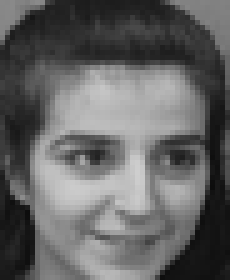
#> input picture p2_data/10_3.png, 46 x 56 px (shown 5 times larger); its folder holds 4 pictures in this run
$ python p2_pca.py
#> lines starting #> are read from the running program, lines starting #| are printed output that depends on the picture
import numpy as np
import os
import sys
import cv2
import matplotlib.pyplot as plt
from numpy.linalg import svd,eig
from sklearn.decomposition import PCA
from sklearn.metrics import mean_squared_error
from sklearn.neighbors import KNeighborsClassifier

img_dir = "../p2_data/"
out_dir = "../p2_out/"
training_set = np.empty((40,6,2576),dtype = np.uint8)
testing_set = np.empty((40,4,2576),dtype = np.uint8)
picture_h = 0
picture_w = 0

def read_img():
    global training_set
    global testing_set
    global picture_h
    global picture_w
    for file in os.listdir(img_dir):
        filepath = os.path.join(img_dir, file)
        person_index = file.split(".")[0].split("_")[0]
        img_index = file.split(".")[0].split("_")[1]
        i = cv2.imread(filepath, cv2.IMREAD_GRAYSCALE)
#> i is the input picture: shape (56, 46); min 13, max 206, mean 99.9
        picture_h = i.shape[0]
#> picture_h = 56
        picture_w = i.shape[1]
#> picture_w = 46
        if int(img_index) <= 6:
            training_set[int(person_index)-1][int(img_index)-1] = i.flatten()
        else:
            testing_set[int(person_index)-1][int(img_index)-7] = i.flatten()
    training_set = training_set.reshape(240,2576)
    testing_set = testing_set.reshape(160,2576)

def get_mean_face():
    mean_data = np.mean(training_set, axis=0)
#> mean_data = 2576 values, max 2.5 at index 1671, min 0.237 at index 1836, mean 1.31
    new_data = training_set - mean_data
    # write_img(out_dir,'mean_face.png',mean_data)
    return new_data,mean_data

def write_img(dir_name, img_filename ,img):
    img = img.reshape(int(picture_h), int(picture_w))
    cv2.imwrite((dir_name+img_filename), img)

# [38 lines left out: functions pca, reconstruct, sk_pca, not called in this run]

def cut_validation_and_y(X_train_pca):
    y = np.empty(240, dtype=np.uint8)
    fold1 = np.empty((80,X_train_pca.shape[1]), dtype=np.float32)
    fold2 = np.empty((80,X_train_pca.shape[1]), dtype=np.float32)
    fold3 = np.empty((80,X_train_pca.shape[1]), dtype=np.float32)
    fold1_y = np.empty(80, dtype=np.uint8)
    fold2_y = np.empty(80, dtype=np.uint8)
    fold3_y = np.empty(80, dtype=np.uint8)
    for i in range(240):
        y[i] = i/6

    for i in range(240):
        if i % 3 == 0:
            fold1[i//3] = X_train_pca[i]
            fold1_y[i//3] = y[i]
        elif i % 3 == 1:
            fold2[i//3] = X_train_pca[i]
            fold2_y[i//3] = y[i]
        else:
            fold3[i//3] = X_train_pca[i]
            fold3_y[i//3] = y[i]

    return fold1,fold2,fold3,fold1_y,fold2_y,fold3_y,y

def get_test_y():
    y = np.empty(160, dtype=np.uint8)
    for i in range(160):
        y[i] = i/4
    return y

# [6 lines left out: function knn, not called in this run]


if __name__ == '__main__':

    read_img()

    # training_set = np.array(training_set)
    # testing_set = np.array(testing_set)
    new_face, mean_face = get_mean_face()
#> mean_face has the same summary as mean_data in get_mean_face
    # PCA
    # eigenface,U,S,V = pca(new_face)
    n_components = 140
    pca=PCA(n_components=n_components)
    # pca.fit(training_set)


    X_train_pca = pca.fit_transform(training_set)
    recong = pca.inverse_transform(X_train_pca)

    # First four eigenface
    # sk_pca(pca)

    # reconstruct
    loss = ((training_set[0,:] - recong[0,:]) ** 2).mean()
#> loss = 2.13e-27
    # write_img(out_dir,'reconstruct_image_229'+'.png',recong[0,:])
    fold1,fold2,fold3,fold1_y,fold2_y,fold3_y,train_y = cut_validation_and_y(X_train_pca)
#> after the loop in cut_validation_and_y, `for i in range(240):`:
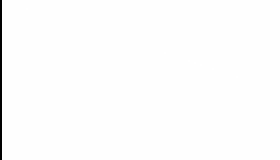
#> fold1: shape (80, 140) float32 (shown 2 times larger); min -74.11, max 1.02e-12, mean -0.534; drawn with min black and max white
#> after the loop in cut_validation_and_y, `for i in range(240):`:
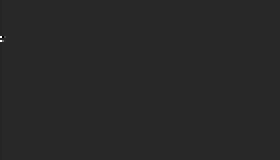
#> fold3: shape (80, 140) float32 (shown 2 times larger); min -1066.6, max 5705.2, mean 0.6; drawn with min black and max white
#> after the loop in cut_validation_and_y, `for i in range(240):`: fold1_y = 80 values from 0 to 39
#> fold1_y = 80 values from 0 to 39; fold2_y = 80 values from 0 to 39; fold3_y = 80 values from 0 to 39; train_y = 240 values from 0 to 39

    # [8 lines of commented-out code are left out]
    neigh = KNeighborsClassifier(n_neighbors=1)
    X_test_pca = pca.transform(testing_set)
    test_y = get_test_y()
    neigh.fit(X_train_pca,train_y)
    print(neigh.score(X_test_pca,test_y))
